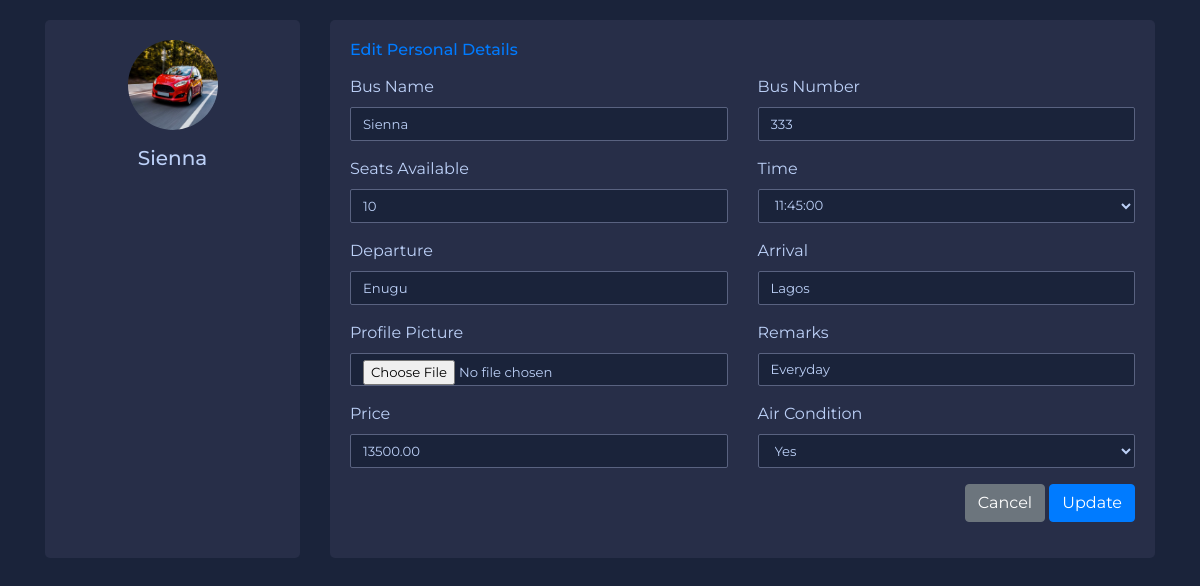
Page /admin/bus_edit_details.php?bus_id=2 on the committed database.
### tables this page shows
CREATE TABLE `bus_management` (
  `id` int(11) NOT NULL,
  `bus_no` int(11) NOT NULL,
  `bus_name` varchar(255) NOT NULL,
  `pic` varchar(11) NOT NULL,
  `seats` int(11) NOT NULL,
  `departure` varchar(244) NOT NULL,
  `arrival` varchar(255) NOT NULL,
  `time_` time NOT NULL,
  `price` decimal(13,2) NOT NULL,
  `ac` varchar(11) NOT NULL,
  `remarks` text NOT NULL,
  `suspend_bus` int(11) NOT NULL
);

### includes/class-select.php (called while the page is built, shortened)
<?php
require_once('load.php');
if (!class_exists('SELECTS')) {
   class SELECTS {
   public function load_single_user($id,$table){
   global $db;
   $query = "SELECT * FROM $table WHERE id = '$id'";
   $obj= $db->select($query);
   return $obj[0];
   }
}
}
$select = new SELECTS;
 ?>

### includes/class-db.php (called while the page is built, shortened)
<?php
if (!class_exists('DB')) {
  class DB {
    public function __construct(){
    $mysqli = new mysqli('localhost','root','','transport');
  $this->conn = $mysqli;
}
public function select($query){
  $results = array();
  $result = $this->conn->query($query);
  while ($obj = $result->fetch_object()) {
  $results[] = $obj;
 }
  return $results;
 }
}
}
$db = new DB;
 ?>

### admin/bus_edit_details.php (the view, shortened to what this page needs)
<?php
require_once('../includes/load.php');
if (isset($_GET['bus_id'])) {
$bus_id = $_GET['bus_id'];
$table = "bus_management";
$load = $select->load_single_user($bus_id,$table);
}
?>
<!DOCTYPE html>
<html lang="en" dir="ltr">
<head>
<link rel="stylesheet" href="https://stackpath.bootstrapcdn.com/font-awesome/4.7.0/css/font-awesome.min.css">
<link rel="stylesheet" href="https://stackpath.bootstrapcdn.com/bootstrap/4.5.2/css/bootstrap.min.css">
<link rel="stylesheet" href="../css/mycss/edit_profile.css">
</head>
<body style="font-family: 'Montserrat', sans-serrif;">
<form action="" method="post" enctype="multipart/form-data">
<div class="container">
<div class="row gutters">
<div class="col-xl-3 col-lg-3 col-md-12 col-sm-12 col-12">
<div class="card h-100">
<div class="card-body">
<div class="account-settings">
<div class="user-profile">
<div class="user-avatar">
<img src="bus_images/<?php echo $load->pic ?>" alt="Maxwell Admin">
</div>
<h5 class="user-name"><?php echo $load->bus_name ?></h5>
</div>
<div class="about">
<br/>
<br/>
</div>
</div>
</div>
</div>
</div>
<div class="col-xl-9 col-lg-9 col-md-12 col-sm-12 col-12">
<div class="card h-100">
<div class="card-body">
<div class="row gutters">
<div class="col-xl-12 col-lg-12 col-md-12 col-sm-12 col-12">
<h6 class="mb-3 text-primary">Edit Personal Details</h6>
</div>
<div class="col-xl-6 col-lg-6 col-md-6 col-sm-6 col-12">
<div class="form-group">
<label for="fullName">Bus Name</label>
<input type="text" class="form-control" name="bus_name" id="fullName" value="<?php echo $load->bus_name ?>">
</div>
</div>
<div class="col-xl-6 col-lg-6 col-md-6 col-sm-6 col-12">
<div class="form-group">
<label for="eMail">Bus Number</label>
<input type="text" class="form-control" name="bus_no" id="eMail" value="<?php echo $load->bus_no ?>">
</div>
</div>
<div class="col-xl-6 col-lg-6 col-md-6 col-sm-6 col-12">
<div class="form-group">
<label for="phone">Seats Available</label>
<input type="number" class="form-control" name="seats" id="phone" value="<?php echo $load->seats ?>">
</div>
</div>
<div class="col-xl-6 col-lg-6 col-md-6 col-sm-6 col-12">
<div class="form-group">
<label for="fullName">Time</label>
<select type="text" name="time_" class="form-control" >
  <option value="<?php echo $load->time_ ?>" selected><?php echo $load->time_ ?></option>
</select>
</div>
</div>
<div class="col-xl-6 col-lg-6 col-md-6 col-sm-6 col-12">
  <div class="form-group">
  <label for="website">Departure</label>
  <input type="text" class="form-control" name="departure" id="website" value="<?php echo $load->departure?>">
  </div>
  </div>
<div class="col-xl-6 col-lg-6 col-md-6 col-sm-6 col-12">
<div class="form-group">
<label for="Employment Date">Arrival</label>
<input type="text" name="arrival" class="form-control" id="eMail" value="<?php echo $load->arrival ?>">
</div>
</div>
<div class="col-xl-6 col-lg-6 col-md-6 col-sm-6 col-12">
<div class="form-group">
<label for="fullName">Profile Picture</label>
<input type="file" name="bus_img" class="form-control" id="fullName" >
</div>
</div>
<div class="col-xl-6 col-lg-6 col-md-6 col-sm-6 col-12">
<div class="form-group">
<label for="Street">Remarks</label>
<input type="text" name="remarks" class="form-control" id="Street" value="<?php echo $load->remarks ?>">
</div>
</div>
<div class="col-xl-6 col-lg-6 col-md-6 col-sm-6 col-12">
<div class="form-group">
<label for="ciTy">Price</label>
<input type="number" name="price" class="form-control" id="ciTy"  value="<?php echo $load->price ?>">
</div>
</div>
<div class="col-xl-6 col-lg-6 col-md-6 col-sm-6 col-12">
<div class="form-group">
<label for="sTate">Air Condition</label>
<select type="text" name="ac" class="form-control" >
  <option value="<?php echo $load->ac ?>" selected><?php echo $load->ac ?></option>
</select>
</div>
</div>
</div>
<div class="row gutters">
<div class="col-xl-12 col-lg-12 col-md-12 col-sm-12 col-12">
<div class="text-right">
<a href="admin_dashboard.php?staff_id=<?php echo $staff_id ?>&action=bus_management" class="btn btn-secondary" >Cancel</a>
<button type="submit" id="submit" name="update_bus" class="btn btn-primary">Update</button>
</div>
</div>
</div>
</div>
</div>
</div>
</div>
</div>
</form>
</body>
</html>

### css/mycss/edit_profile.css (style rules this page uses)
body { margin-top:20px; color: #bcd0f7; background: #1A233A; }
.account-settings .user-profile { margin: 0 0 1rem 0; padding-bottom: 1rem; text-align: center; }
.account-settings .user-profile .user-avatar { margin: 0 0 1rem 0; }
.account-settings .user-profile .user-avatar img { width: 90px; height: 90px; -webkit-border-radius: 100px; -moz-border-radius: 100px; border-radius: 100px; }
.account-settings .user-profile h5.user-name { margin: 0 0 0.5rem 0; }
.account-settings .about { margin: 1rem 0 0 0; font-size: 0.8rem; text-align: center; }
.card { background: #272E48; -webkit-border-radius: 5px; -moz-border-radius: 5px; border-radius: 5px; border: 0; margin-bottom: 1rem; }
.form-control { border: 1px solid #596280; -webkit-border-radius: 2px; -moz-border-radius: 2px; border-radius: 2px; font-size: .825rem; background: #1A233A; color: #bcd0f7; }

### rows in the picture
bus_management: pic (picture), bus_name "Sienna", bus_no "333", seats "10", time_ "11:45:00", departure "Enugu", arrival "Lagos", remarks "Everyday", price "13500.00", ac "Yes"
